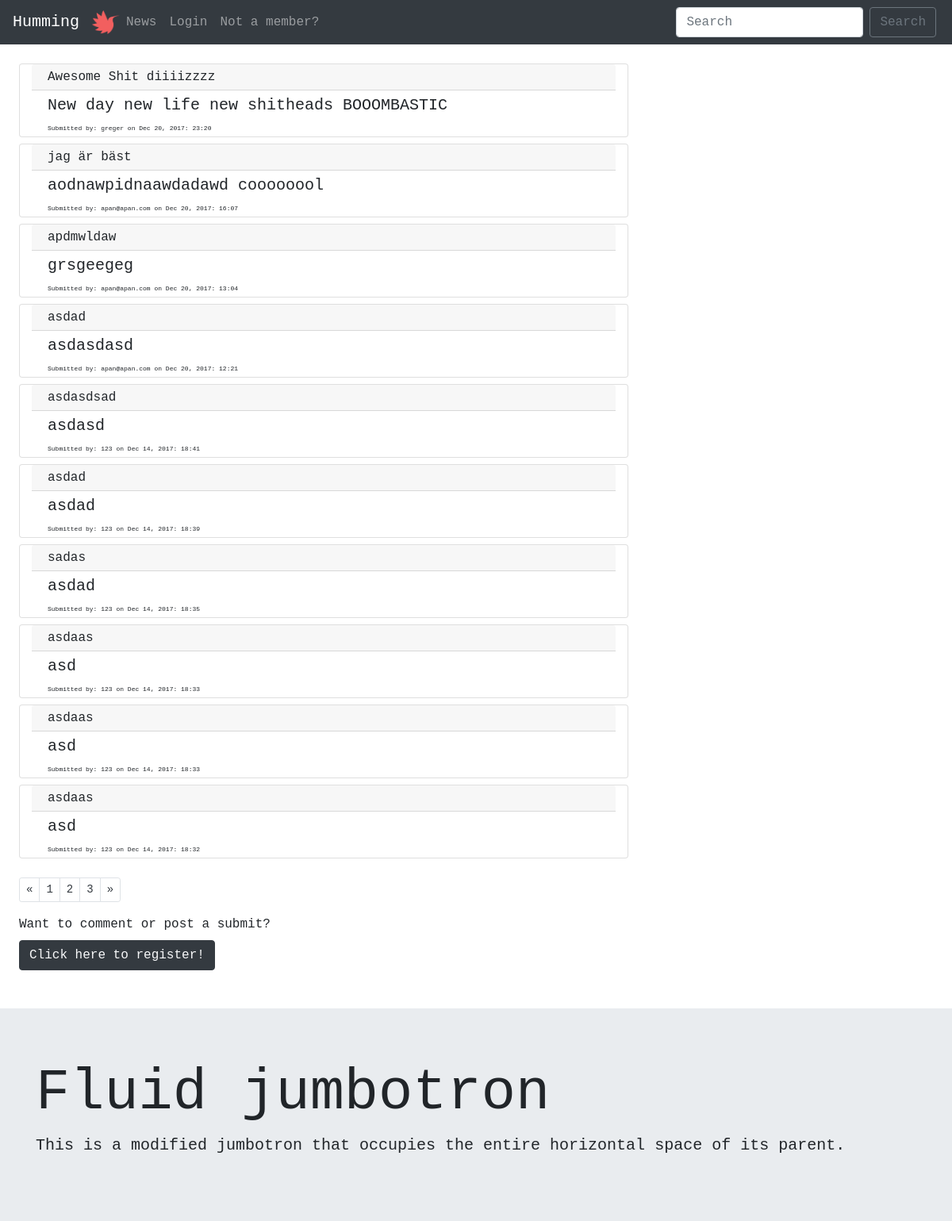
Before: / with the older database file.
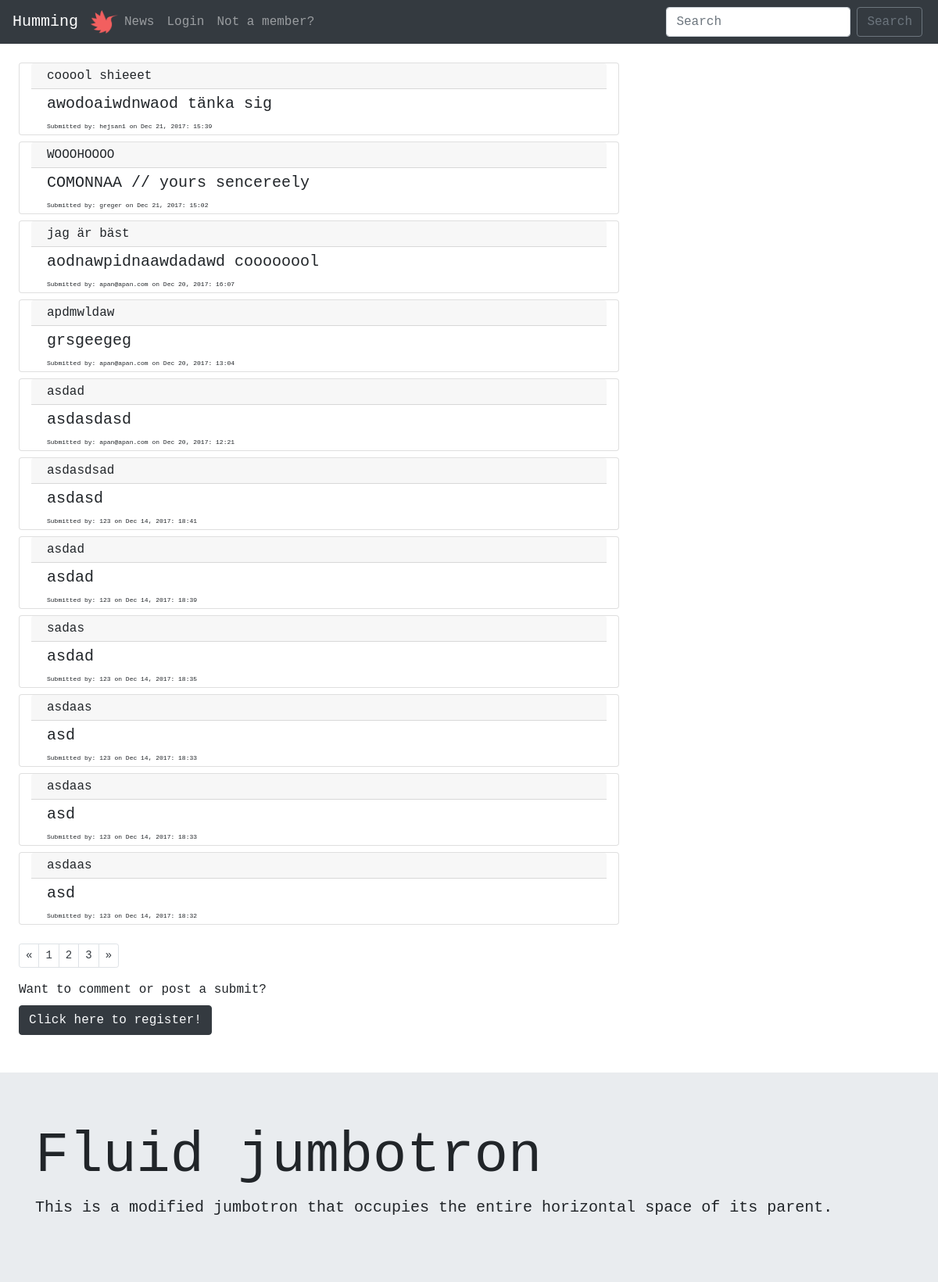
After: the same page with the newer database file.
### tables this page shows
CREATE TABLE "posts" (
	`title`	TEXT NOT NULL,
	`description`	TEXT NOT NULL,
	`url`	TEXT,
	`postID`	INTEGER NOT NULL PRIMARY KEY AUTOINCREMENT UNIQUE,
	`postdate`	INTEGER,
	`userID`	INTEGER
);

CREATE TABLE "users" (
	`userID`	INTEGER PRIMARY KEY AUTOINCREMENT,
	`username`	VARCHAR NOT NULL UNIQUE,
	`email`	VARCHAR NOT NULL UNIQUE,
	`password`	VARCHAR NOT NULL,
	`bio`	VARCHAR,
	`picture`	VARCHAR
);

### index.php (called while the page is built)
<?php require __DIR__.'/viewings/header.php'; ?>
<?php require __DIR__.'/forum.php'; ?>
<?php require __DIR__.'/viewings/footer.php'; ?>

### php/functions.php (called while the page is built, shortened)
<?php
function posts($pdo) {
  $allPosts = "SELECT * FROM posts
               LEFT JOIN users
               ON posts.userID=users.userID
               ORDER BY postID DESC";
  $statement = $pdo->prepare($allPosts);
  $statement->execute();
  $resultPosts = $statement->fetchAll(PDO::FETCH_ASSOC);
  return $resultPosts;
}

### forum.php (the view, shortened to what this page needs)
<div class="m-4">
  <?php $submits = posts($pdo) ?>
  <?php foreach($submits as $submit => $value):?>
    <div class="card col-sm-8 mt-2">
      <div class="card-header pt-1 pb-1">
        <?php echo $value['title'];?>
      </div>
      <div class="card-body pt-1 pb-1">
        <blockquote class="blockquote mb-0">
          <p class="mb-0">
            <?php echo $value['description']; ?>
          </p>
          <p class="mb-0 smallfont">
            Submitted by: <?php echo $value['username'].' on '.$value['postdate'] ?>
          </p>
        </blockquote>
        </div>
      </div>
    <?php endforeach; ?>
    <nav>
      <ul class="pagination pagination-sm pt-4">
        <li class="page-item">
          <a class="page-link text-dark" href="#" aria-label="Previous">
            <span aria-hidden="true">&laquo;</span>
          </a>
        </li>
        <li class="page-item"><a class="page-link text-dark" href="#">1</a></li>
        <li class="page-item"><a class="page-link text-dark" href="#">2</a></li>
        <li class="page-item"><a class="page-link text-dark" href="#">3</a></li>
        <li class="page-item">
          <a class="page-link text-dark" href="#" aria-label="Next">
            <span aria-hidden="true">&raquo;</span>
          </a>
        </li>
      </ul>
    </nav>
    <?php if (!isset($_SESSION['users'])): ?>
      <label>Want to comment or post a submit?</label><br>
      <button class="btn btn-dark text-light">
        <a href="/registerform.php"><p class="m-0 text-light">Click here to register!</p></a>
      </button>
    <?php endif; ?>
  </div>

### viewings/header.php (shortened to what this page needs)
<!DOCTYPE html>
<html lang="en">
<head>
  <link rel="stylesheet" href="../style/main.css">
  <link rel="stylesheet" href="https://maxcdn.bootstrapcdn.com/bootstrap/4.0.0-beta.2/css/bootstrap.min.css">
</head>
<body>
  <?php require __DIR__.'/navigation.php'; ?>

### viewings/navigation.php (shortened to what this page needs)
<nav class="navbar navbar-expand-lg navbar-dark bg-dark">
  <a class="navbar-brand" href="/index.php">Humming</a>
  <img src="../images/hummingLogo.png" width="35" height="30" class="d-inline-block align-top" alt="">
  <div class="collapse navbar-collapse" id="navbarSupportedContent">
    <ul class="navbar-nav ml-auto w-100 justify-content-start">
      <li class="nav-item">
        <a class="nav-link" href="/news.php">News<span class="sr-only">(current)</span></a>
      </li>
    <?php if (!isset($_SESSION['users'])):?>
      <li class="nav-item">
        <a href="../loginform.php" class="nav-link">Login</a>
      </li>
    <?php endif; ?>
    <?php if (!isset($_SESSION['users'])):?>
      <li class="nav-item pull-right">
        <a class="nav-link" href="/registerform.php">Not a member?</a>
      </li>
    <?php endif; ?>
  </ul>
    <ul class="nav navbar-nav ml-auto w-100 mr-1 justify-content-end">
  <form class="form-inline my-2 my-lg-0">
    <input class="form-control mr-sm-2" type="search" placeholder="Search" aria-label="Search">
    <button class="btn btn-outline-secondary my-2 my-sm-0" type="submit">Search</button>
  </form>
</ul>
</div>
</nav>

### viewings/footer.php (shortened to what this page needs)
<div class="jumbotron jumbotron-fluid mt-5 mb-0">
  <div class="container">
    <h1 class="display-3">Fluid jumbotron</h1>
    <p class="lead">This is a modified jumbotron that occupies the entire horizontal space of its parent.</p>
  </div>
</div>
</body>
</html>

### style/main.css (style rules this page uses)
* { font-family: monospace; }
.smallfont { font-size: 8px; }
* { margin: 0; padding: 0; -webkit-box-sizing: border-box; -moz-box-sizing: border-box; box-sizing: border-box; }
a { color: #03658c; text-decoration: none; }
ul { list-style-type: none; }
body { font-family: 'Roboto', Arial, Helvetica, Sans-serif, Verdana; background: #dee1e3; }

Changed rows visible on the page:
removed posts: title "Awesome Shit diiiizzzz", description "New day new life new shitheads BOOOMBASTIC", userID.username "greger", postdate "Dec 20, 2017: 23:20"
added posts: title "cooool shieeet", description "awodoaiwdnwaod tänka sig", userID.username "hejsan1", postdate "Dec 21, 2017: 15:39"
added posts: title "WOOOHOOOO", description "COMONNAA // yours sencereely", userID.username "greger", postdate "Dec 21, 2017: 15:02"
